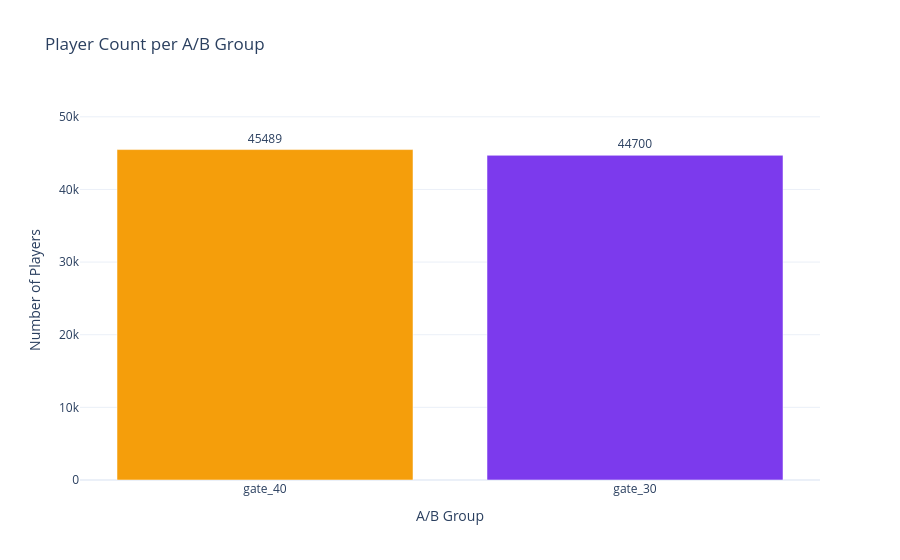

Write notebook code for a chart like this one.
### Markdown cell above
We also verify that the A/B groups are balanced in size, as a significant imbalance could indicate a randomization failure and undermine the validity of downstream statistical tests

### Code cell
# Confirm group sizes and balance
group_counts = df['version'].value_counts().reset_index()
group_counts.columns = ['version', 'count']
group_counts['share (%)'] = (group_counts['count'] / len(df) * 100).round(2)
print(group_counts)

fig = px.bar(
    group_counts,
    x='version',
    y='count',
    color='version',
    color_discrete_map=COLOR_MAP,
    text='count',
    labels={'version': 'A/B Group', 'count': 'Number of Players'},
    title='Player Count per A/B Group'
)
fig.update_traces(textposition='outside')
fig.update_layout(showlegend=False, yaxis_range=[0, group_counts['count'].max() * 1.15])
fig.show()

### Figure 1 — Plotly figure (JSON) as saved in the notebook; plotly's stock layout.template omitted (floating-point values rounded to 4 significant figures)
{"data": [{"hovertemplate": "A/B Group=%{x}<br>Number of Players=%{text}<extra></extra>", "legendgroup": "gate_40", "marker": {"color": "#F59E0B", "pattern": {"shape": ""}}, "name": "gate_40", "orientation": "v", "showlegend": true, "text": [45490.0], "textposition": "outside", "type": "bar", "x": ["gate_40"], "xaxis": "x", "y": [45489], "yaxis": "y"}, {"hovertemplate": "A/B Group=%{x}<br>Number of Players=%{text}<extra></extra>", "legendgroup": "gate_30", "marker": {"color": "#7C3AED", "pattern": {"shape": ""}}, "name": "gate_30", "orientation": "v", "showlegend": true, "text": [44700.0], "textposition": "outside", "type": "bar", "x": ["gate_30"], "xaxis": "x", "y": [44700], "yaxis": "y"}], "layout": {"barmode": "relative", "legend": {"title": {"text": "A/B Group"}, "tracegroupgap": 0}, "showlegend": false, "title": {"text": "Player Count per A/B Group"}, "xaxis": {"anchor": "y", "categoryarray": ["gate_40", "gate_30"], "categoryorder": "array", "domain": [0, 1], "title": {"text": "A/B Group"}}, "yaxis": {"anchor": "x", "domain": [0, 1], "range": [0, 52310.0], "title": {"text": "Number of Players"}}}}
